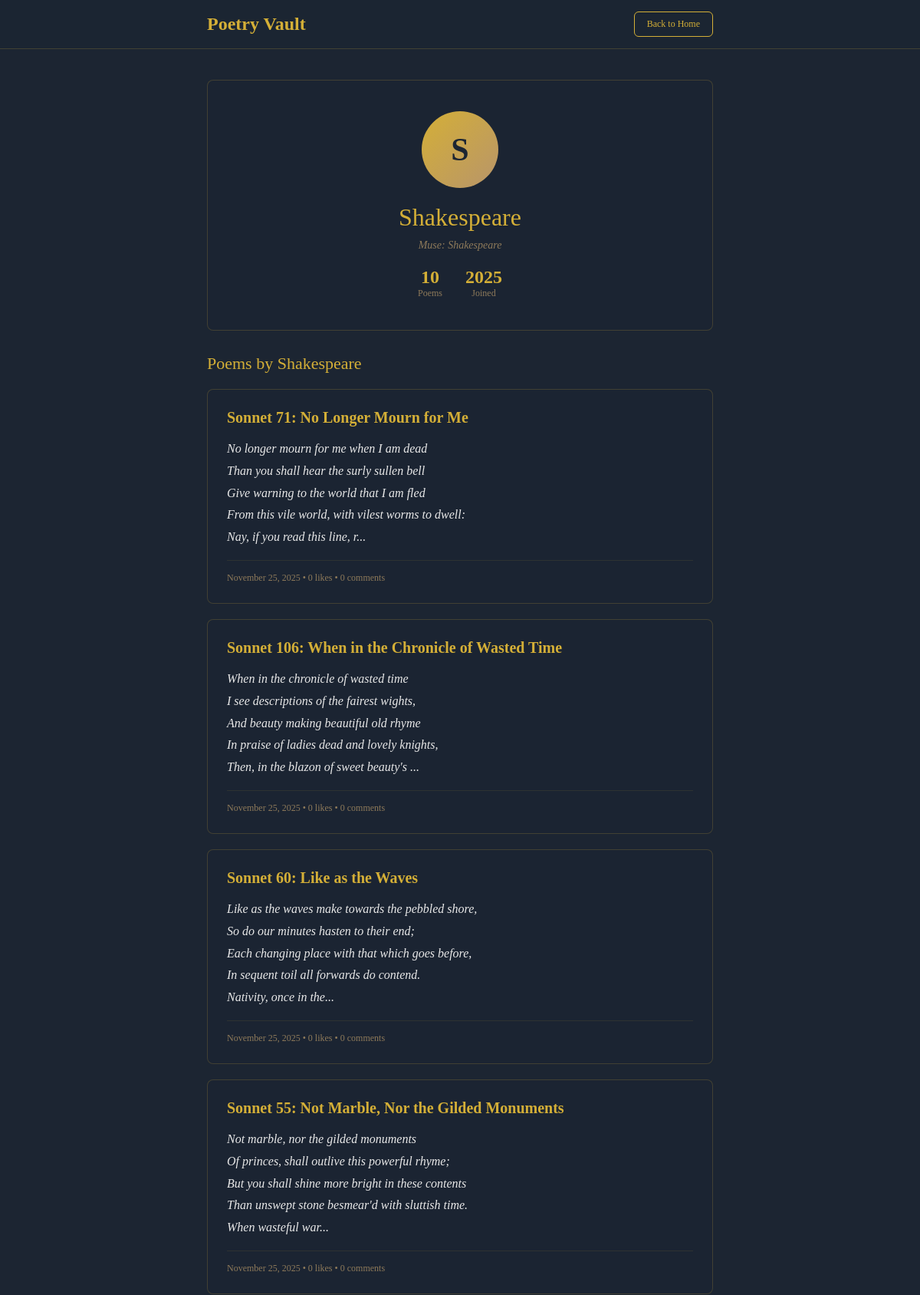
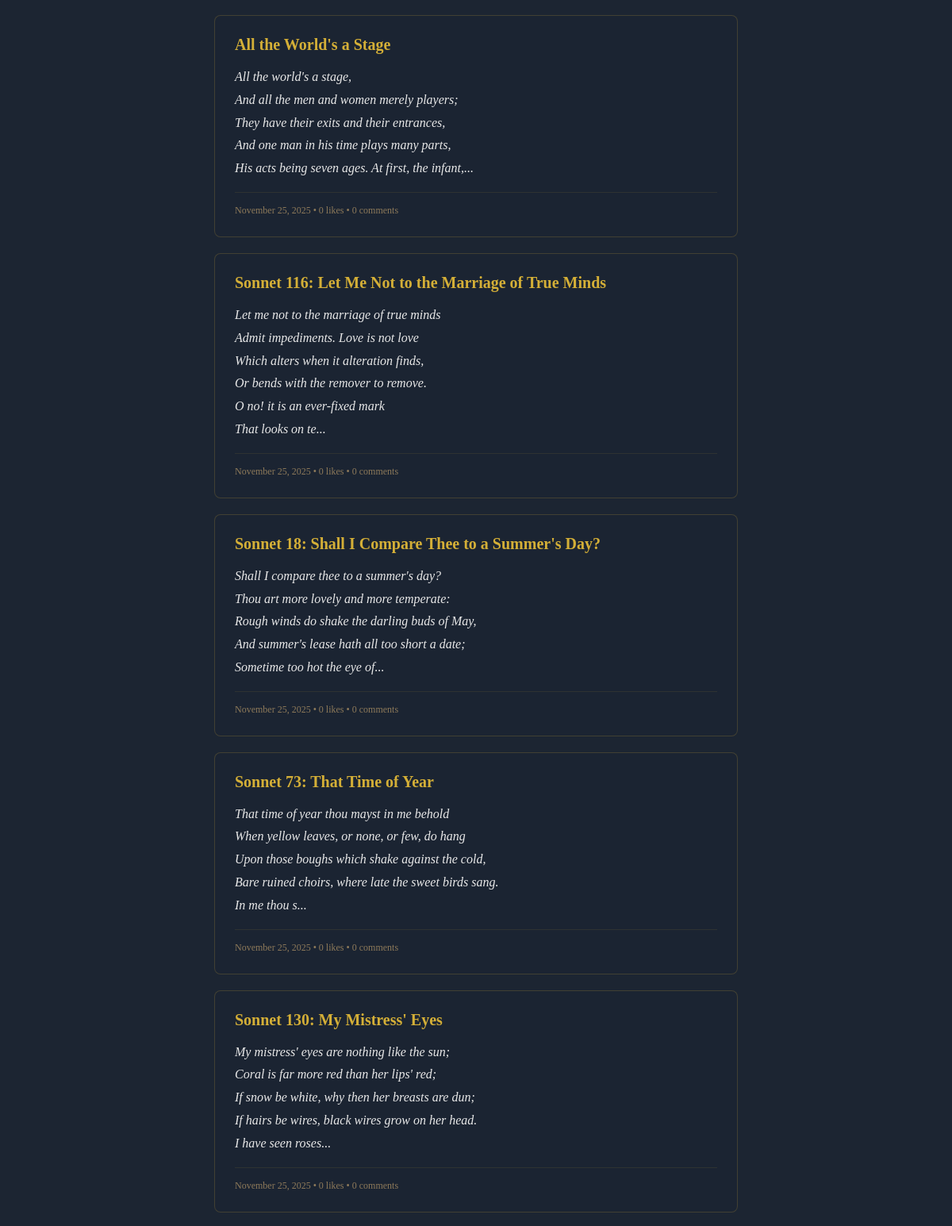
The app's page /user/1 (signed in, upper part) with its own data (2 pictures, top to bottom).
### models.py (models this page shows, shortened)
class User(UserMixin, db.Model):
    __tablename__ = 'users'
    id = db.Column(db.Integer, primary_key=True)
    username = db.Column(db.String(80), unique=True, nullable=False)
    email = db.Column(db.String(120), unique=True, nullable=False)
    password_hash = db.Column(db.String(255), nullable=False)
    age = db.Column(db.Integer, nullable=True)
    favorite_poet = db.Column(db.String(100), nullable=True)
    is_admin = db.Column(db.Boolean, default=False)
    created_at = db.Column(db.DateTime, default=datetime.utcnow)
    poems = db.relationship('Poem', backref='author', lazy=True)
    comments = db.relationship('Comment', backref='author', lazy=True)
    saved_poems = db.relationship('SavedPoem', backref='user', lazy=True, cascade='all, delete-orphan')
    likes = db.relationship('Like', backref='user', lazy=True, cascade='all, delete-orphan')
    notifications = db.relationship('Notification', backref='user', lazy=True, cascade='all, delete-orphan')

class Poem(db.Model):
    __tablename__ = 'poems'
    id = db.Column(db.Integer, primary_key=True)
    title = db.Column(db.String(200), nullable=False)
    content = db.Column(db.Text, nullable=False)
    category = db.Column(db.String(50), nullable=True)  # love, nature, death, spirituality, etc.
    created_at = db.Column(db.DateTime, default=datetime.utcnow)
    user_id = db.Column(db.Integer, db.ForeignKey('users.id'), nullable=False)
    is_classic = db.Column(db.Boolean, default=False)  # Hide from home feed, show in search only
    comments = db.relationship('Comment', backref='poem', lazy=True, cascade='all, delete-orphan')
    saved_by = db.relationship('SavedPoem', backref='poem', lazy=True, cascade='all, delete-orphan')
    likes = db.relationship('Like', backref='poem', lazy=True, cascade='all, delete-orphan')

### app.py (the view)
    @app.route('/user/<int:user_id>')
    @login_required
    def user_profile(user_id):
        user = User.query.get_or_404(user_id)
        poems = Poem.query.filter_by(user_id=user_id).order_by(Poem.created_at.desc()).all()
        return render_template('user_profile.html', user=user, poems=poems)

### templates/user_profile.html (shortened to what this page needs)
<!DOCTYPE html>
<html>
<head>
</head>
<body>
    <nav class="navbar">
        <div class="nav-container">
            <a href="/home" class="logo">Poetry Vault</a>
            <a href="/home" class="btn-back">Back to Home</a>
        </div>
    </nav>
    <div class="container">
        <div class="profile-header">
            <div class="avatar-large">{{ user.username[0].upper() }}</div>
            <h1>{{ user.username }}</h1>
            <p>Muse: {{ user.favorite_poet }}</p>
            <div class="stats">
                <div class="stat"><div class="stat-number">{{ poems|length }}</div><div class="stat-label">Poems</div></div>
                <div class="stat"><div class="stat-number">{{ user.created_at.strftime('%Y') }}</div><div class="stat-label">Joined</div></div>
            </div>
        </div>
        <div class="section-title">Poems by {{ user.username }}</div>
        {% for poem in poems %}
        <a href="/poem/{{ poem.id }}" style="text-decoration: none; color: inherit;">
            <div class="poem-card">
                <div class="poem-title">{{ poem.title }}</div>
                <div class="poem-content">{{ poem.content[:200] }}{% if poem.content|length > 200 %}...{% endif %}</div>
                <div class="poem-meta">{{ poem.created_at.strftime('%B %d, %Y') }} • {{ poem.likes|length }} likes • {{ poem.comments|length }} comments</div>
            </div>
        </a>
        {% endfor %}
    </div>
</body>
</html>

### templates/user_profile.html (style rules this page uses)
* { margin: 0; padding: 0; box-sizing: border-box; }
body { font-family: 'Georgia', serif; background: #1c2532; min-height: 100vh; color: #e8e8e8; }
.navbar { background: rgba(28, 37, 50, 0.95); border-bottom: 1px solid rgba(212, 175, 55, 0.2); padding: 15px 0; }
.nav-container { max-width: 700px; margin: 0 auto; padding: 0 20px; display: flex; justify-content: space-between; align-items: center; }
.logo { font-size: 24px; color: #d4af37; font-weight: 600; text-decoration: none; }
.btn-back { padding: 8px 16px; background: transparent; color: #d4af37; border: 1px solid #d4af37; border-radius: 6px; text-decoration: none; font-size: 12px; }
.container { max-width: 700px; margin: 40px auto; padding: 0 20px; }
.profile-header { background: rgba(28, 37, 50, 0.8); border: 1px solid rgba(212, 175, 55, 0.2); border-radius: 8px; padding: 40px; margin-bottom: 30px; text-align: center; }
.avatar-large { width: 100px; height: 100px; border-radius: 50%; background: linear-gradient(135deg, #d4af37 0%, #b8956a 100%); display: flex; align-items: center; justify-content: center; color: #1c2532; font-weight: bold; font-size: 42px; margin: 0 auto 20px; }
.profile-header h1 { color: #d4af37; font-size: 32px; margin-bottom: 10px; font-weight: normal; }
.profile-header p { color: #8e7a5a; font-size: 14px; font-style: italic; }
.stats { display: flex; gap: 30px; justify-content: center; margin-top: 20px; }
.stat { text-align: center; }
.stat-number { color: #d4af37; font-size: 24px; font-weight: 600; }
.stat-label { color: #8e7a5a; font-size: 12px; }
.section-title { color: #d4af37; font-size: 22px; margin-bottom: 20px; font-weight: normal; }
.poem-card { background: rgba(28, 37, 50, 0.8); border: 1px solid rgba(212, 175, 55, 0.2); border-radius: 8px; padding: 25px; margin-bottom: 20px; }
.poem-title { color: #d4af37; font-size: 20px; margin-bottom: 15px; font-weight: 600; }
.poem-content { color: #e8e8e8; line-height: 1.8; font-style: italic; white-space: pre-wrap; }
.poem-meta { color: #8e7a5a; font-size: 12px; margin-top: 15px; padding-top: 15px; border-top: 1px solid rgba(212, 175, 55, 0.1); }

### records on screen
User: username "S", username "Shakespeare", favorite_poet "Shakespeare", created_at "2025"
Poem: title "Sonnet 71: No Longer Mourn for Me", content "No longer mourn for me when I am dead Than you shall hear the surly sullen bell Give warning to the world that I am fled From this vile world, with vilest worms to dwell: Nay, if you read this line, r", created_at "November 25, 2025", likes|length "0", comments|length "0"
Poem: title "Sonnet 106: When in the Chronicle of Wasted Time", content "When in the chronicle of wasted time I see descriptions of the fairest wights, And beauty making beautiful old rhyme In praise of ladies dead and lovely knights, Then, in the blazon of sweet beauty's", created_at "November 25, 2025", likes|length "0", comments|length "0"
Poem: title "Sonnet 60: Like as the Waves", content "Like as the waves make towards the pebbled shore, So do our minutes hasten to their end; Each changing place with that which goes before, In sequent toil all forwards do contend. Nativity, once in the", created_at "November 25, 2025", likes|length "0", comments|length "0"
Poem: title "Sonnet 55: Not Marble, Nor the Gilded Monuments", content "Not marble, nor the gilded monuments Of princes, shall outlive this powerful rhyme; But you shall shine more bright in these contents Than unswept stone besmear'd with sluttish time. When wasteful war", created_at "November 25, 2025", likes|length "0", comments|length "0"
Poem: title "All the World's a Stage", content "All the world's a stage, And all the men and women merely players; They have their exits and their entrances, And one man in his time plays many parts, His acts being seven ages. At first, the infant,", created_at "November 25, 2025", likes|length "0", comments|length "0"
Poem: title "Sonnet 116: Let Me Not to the Marriage of True Minds", content "Let me not to the marriage of true minds Admit impediments. Love is not love Which alters when it alteration finds, Or bends with the remover to remove. O no! it is an ever-fixed mark That looks on te", created_at "November 25, 2025", likes|length "0", comments|length "0"
Poem: title "Sonnet 18: Shall I Compare Thee to a Summer's Day?", content "Shall I compare thee to a summer's day? Thou art more lovely and more temperate: Rough winds do shake the darling buds of May, And summer's lease hath all too short a date; Sometime too hot the eye of", created_at "November 25, 2025", likes|length "0", comments|length "0"
Poem: title "Sonnet 73: That Time of Year", content "That time of year thou mayst in me behold When yellow leaves, or none, or few, do hang Upon those boughs which shake against the cold, Bare ruined choirs, where late the sweet birds sang. In me thou s", created_at "November 25, 2025", likes|length "0", comments|length "0"
Poem: title "Sonnet 130: My Mistress' Eyes", content "My mistress' eyes are nothing like the sun; Coral is far more red than her lips' red; If snow be white, why then her breasts are dun; If hairs be wires, black wires grow on her head. I have seen roses", created_at "November 25, 2025", likes|length "0", comments|length "0"

### other values on screen
{{ poems|length }} "10"
